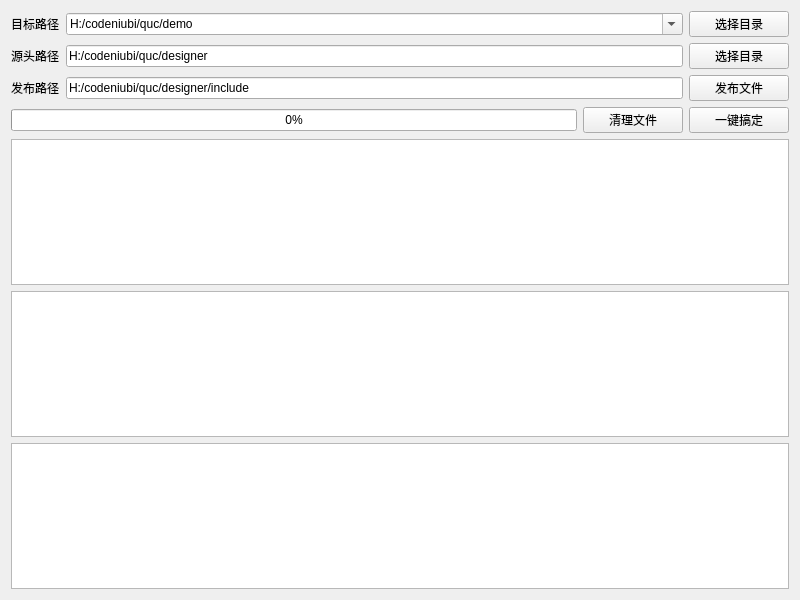
<?xml version="1.0" encoding="UTF-8"?>
<ui version="4.0">
 <class>frmCodeCopy</class>
 <widget class="QWidget" name="frmCodeCopy">
  <property name="geometry">
   <rect>
    <x>0</x>
    <y>0</y>
    <width>800</width>
    <height>600</height>
   </rect>
  </property>
  <property name="windowTitle">
   <string>Form</string>
  </property>
  <layout class="QVBoxLayout" name="verticalLayout">
   <item>
    <layout class="QGridLayout" name="gridLayout">
     <item row="0" column="0">
      <widget class="QLabel" name="labPathDemo">
       <property name="text">
        <string>目标路径</string>
       </property>
      </widget>
     </item>
     <item row="1" column="0">
      <widget class="QLabel" name="labPathDesigner">
       <property name="text">
        <string>源头路径</string>
       </property>
      </widget>
     </item>
     <item row="3" column="2">
      <widget class="QPushButton" name="btnDelete">
       <property name="sizePolicy">
        <sizepolicy hsizetype="Fixed" vsizetype="Fixed">
         <horstretch>0</horstretch>
         <verstretch>0</verstretch>
        </sizepolicy>
       </property>
       <property name="minimumSize">
        <size>
         <width>100</width>
         <height>0</height>
        </size>
       </property>
       <property name="text">
        <string>清理文件</string>
       </property>
      </widget>
     </item>
     <item row="1" column="3">
      <widget class="QPushButton" name="btnSelectDesigner">
       <property name="minimumSize">
        <size>
         <width>100</width>
         <height>0</height>
        </size>
       </property>
       <property name="text">
        <string>选择目录</string>
       </property>
      </widget>
     </item>
     <item row="2" column="1" colspan="2">
      <widget class="QLineEdit" name="txtPathInclude">
       <property name="text">
        <string>H:/codeniubi/quc/designer/include</string>
       </property>
      </widget>
     </item>
     <item row="2" column="3">
      <widget class="QPushButton" name="btnCopy">
       <property name="minimumSize">
        <size>
         <width>100</width>
         <height>0</height>
        </size>
       </property>
       <property name="text">
        <string>发布文件</string>
       </property>
      </widget>
     </item>
     <item row="2" column="0">
      <widget class="QLabel" name="labPathInclude">
       <property name="text">
        <string>发布路径</string>
       </property>
      </widget>
     </item>
     <item row="3" column="0" colspan="2">
      <widget class="QProgressBar" name="progressBar">
       <property name="value">
        <number>0</number>
       </property>
       <property name="alignment">
        <set>Qt::AlignCenter</set>
       </property>
      </widget>
     </item>
     <item row="3" column="3">
      <widget class="QPushButton" name="btnDo">
       <property name="minimumSize">
        <size>
         <width>100</width>
         <height>0</height>
        </size>
       </property>
       <property name="text">
        <string>一键搞定</string>
       </property>
      </widget>
     </item>
     <item row="1" column="1" colspan="2">
      <widget class="QLineEdit" name="txtPathDesigner">
       <property name="sizePolicy">
        <sizepolicy hsizetype="Expanding" vsizetype="Fixed">
         <horstretch>3</horstretch>
         <verstretch>0</verstretch>
        </sizepolicy>
       </property>
       <property name="text">
        <string>H:/codeniubi/quc/designer</string>
       </property>
      </widget>
     </item>
     <item row="0" column="3">
      <widget class="QPushButton" name="btnSelectTarget">
       <property name="minimumSize">
        <size>
         <width>100</width>
         <height>0</height>
        </size>
       </property>
       <property name="text">
        <string>选择目录</string>
       </property>
      </widget>
     </item>
     <item row="0" column="1" colspan="2">
      <widget class="QComboBox" name="cboxPathTarget">
       <property name="editable">
        <bool>true</bool>
       </property>
       <item>
        <property name="text">
         <string>H:/codeniubi/quc/demo</string>
        </property>
       </item>
       <item>
        <property name="text">
         <string>H:/codeniubi/qui</string>
        </property>
       </item>
       <item>
        <property name="text">
         <string>H:/codemodule</string>
        </property>
       </item>
       <item>
        <property name="text">
         <string>H:/codevideo</string>
        </property>
       </item>
       <item>
        <property name="text">
         <string>H:/project1</string>
        </property>
       </item>
       <item>
        <property name="text">
         <string>H:/project2</string>
        </property>
       </item>
       <item>
        <property name="text">
         <string>I:/gitee/QWidgetDemo</string>
        </property>
       </item>
       <item>
        <property name="text">
         <string>I:/github/QWidgetDemo</string>
        </property>
       </item>
      </widget>
     </item>
    </layout>
   </item>
   <item>
    <widget class="QTextEdit" name="txtHeader">
     <property name="undoRedoEnabled">
      <bool>false</bool>
     </property>
     <property name="readOnly">
      <bool>true</bool>
     </property>
    </widget>
   </item>
   <item>
    <widget class="QTextEdit" name="txtSource">
     <property name="undoRedoEnabled">
      <bool>false</bool>
     </property>
     <property name="readOnly">
      <bool>true</bool>
     </property>
    </widget>
   </item>
   <item>
    <widget class="QTextEdit" name="txtResult">
     <property name="undoRedoEnabled">
      <bool>false</bool>
     </property>
     <property name="readOnly">
      <bool>true</bool>
     </property>
    </widget>
   </item>
  </layout>
 </widget>
 <tabstops>
  <tabstop>btnSelectTarget</tabstop>
  <tabstop>txtPathDesigner</tabstop>
  <tabstop>btnSelectDesigner</tabstop>
  <tabstop>txtPathInclude</tabstop>
  <tabstop>btnCopy</tabstop>
  <tabstop>btnDelete</tabstop>
  <tabstop>btnDo</tabstop>
  <tabstop>txtHeader</tabstop>
  <tabstop>txtSource</tabstop>
  <tabstop>txtResult</tabstop>
 </tabstops>
 <resources/>
 <connections/>
</ui>
